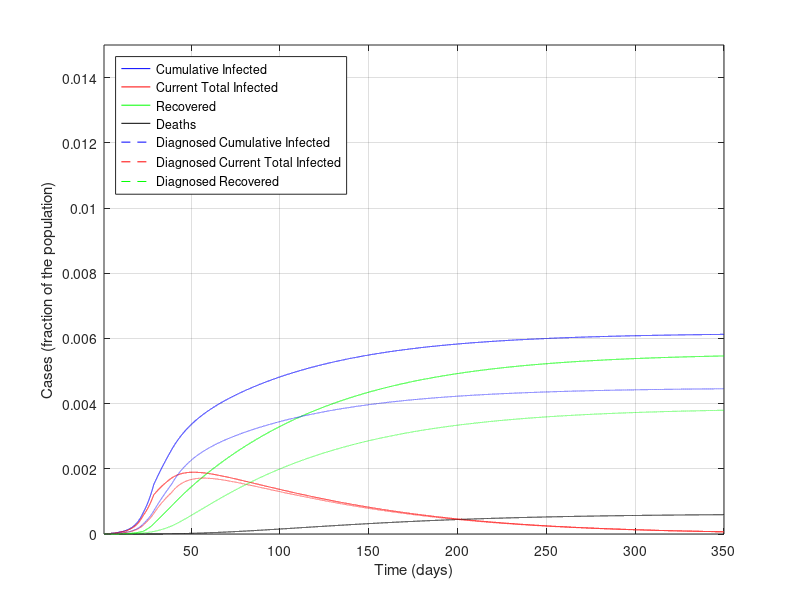
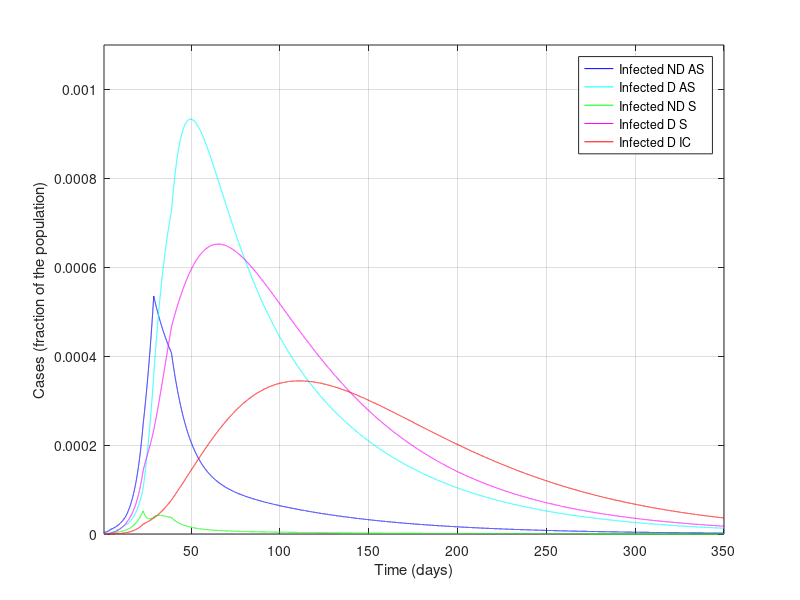
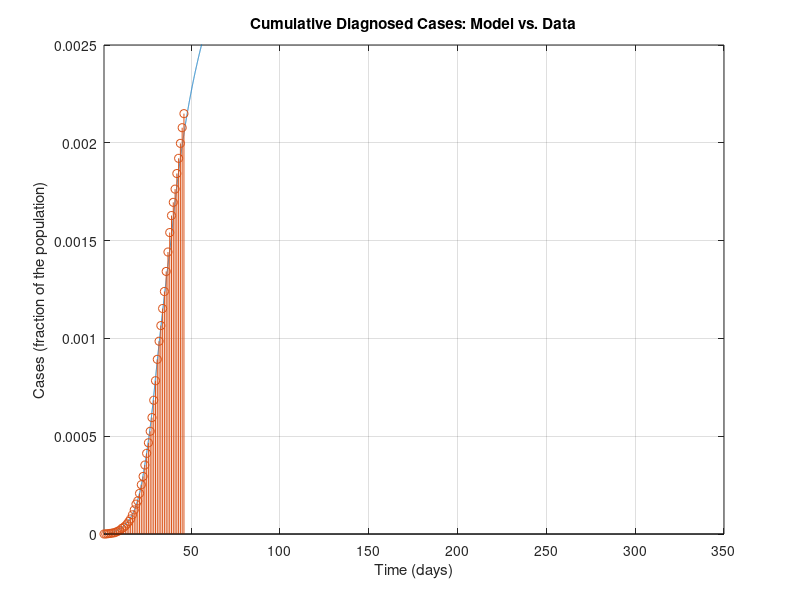
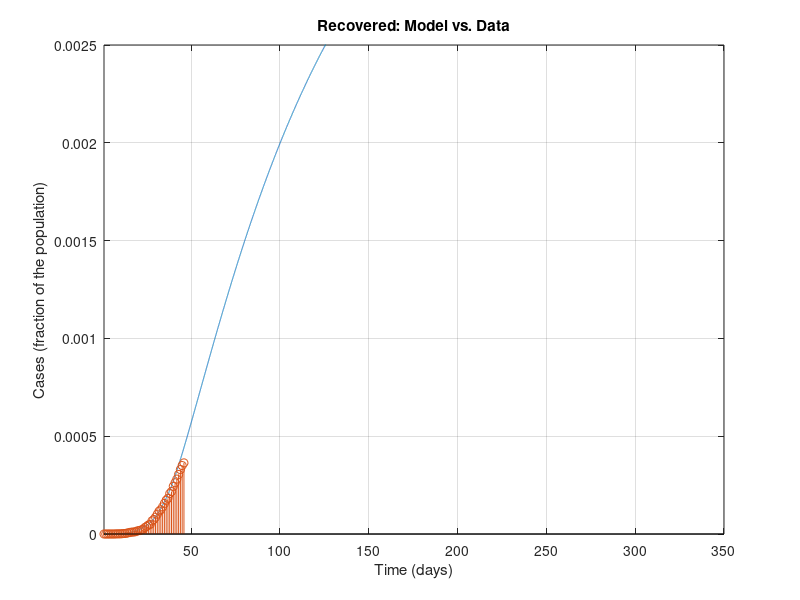

Here is the MATLAB script that generated these plots, in order:
%%%%%%%%%%%%%%%%%%%%%%%%%%%%%%%%%%%%%%%%
%%%%%%%%%%%%%%%%%%%%%%%%%%%%%%%%%%%%%%%%
% MATLAB Code for epidemic simulations with the SIDARTHE model in the work
%
% Modelling the COVID-19 epidemic and implementation of population-wide interventions in Italy
% by Giulia Giordano, Franco Blanchini, Raffaele Bruno, Patrizio Colaneri, Alessandro Di Filippo, Angela Di Matteo, Marta Colaneri
% 
% Giulia Giordano, April 5, 2020
% Contact: giulia.giordano@unitn.it
%%%%%%%%%%%%%%%%%%%%%%%%%%%%%%%%%%%%%%%%
%%%%%%%%%%%%%%%%%%%%%%%%%%%%%%%%%%%%%%%%

clear all
close all
clc

%%%%%%%%%%%%%%%%%%%%%%%%%%%%%%%%%%%%%%%%
% DATA
%%%%%%%%%%%%%%%%%%%%%%%%%%%%%%%%%%%%%%%%

% Italian population
popolazione=60e6;

% Data 20 February - 5 April (46 days):
% Total Cases
CasiTotali = [3 20 79 132 219 322 400 650 888 1128 1694 2036 2502 3089 3858 4636 5883 7375 9172 10149 12462 15113 17660 21157 24747 27980 31506 35713 41035 47021 53578 59138 63927 69176 74386 80539 86498 92472 97689 101739 105792 110574 115242 119827 124632 128948]/popolazione; % D+R+T+E+H_diagnosticati
% Deaths
Deceduti = [0 1 2 2 5 10 12 17 21 29 34 52 79 107 148 197 233 366 463 631 827 1016 1266 1441 1809 2158 2503 2978 3405 4032 4825 5476 6077 6820 7503 8165 9134 10023 10779 11591 12428 13155 13915 14681 15362 15887]/popolazione; % E
% Recovered
Guariti = [0 0 0 1 1 1 3 45 46 50 83 149 160 276 414 523 589 622 724 1004 1045 1258 1439 1966 2335 2749 2941 4025 4440 5129 6072 7024 7432 8326 9362 10361 10950 12384 13030 14620 15729 16847 18278 19758 20996 21815]/popolazione; % H_diagnosticati
% Currently Positive
Positivi = [3 19 77 129 213 311 385 588 821 1049 1577 1835 2263 2706 3296 3916 5061 6387 7985 8514 10590 12839 14955 17750 20603 23073 26062 28710 33190 37860 42681 46638 50418 54030 57521 62013 66414 70065 73880 75528 77635 80572 83049 85388 88274 91246]/popolazione; % D+R+T

% Data 23 February - 5 April (from day 4 to day 46)
% Currently positive: isolated at home
Isolamento_domiciliare = [49 91 162 221 284 412 543 798 927 1000 1065 1155 1060 1843 2180 2936 2599 3724 5036 6201 7860 9268 10197 11108 12090 14935 19185 22116 23783 26522 28697 30920 33648 36653 39533 42588 43752 45420 48134 50456 52579 55270 58320]/popolazione; %D
% Currently positive: hospitalised
Ricoverati_sintomi = [54 99 114 128 248 345 401 639 742 1034 1346 1790 2394 2651 3557 4316 5038 5838 6650 7426 8372 9663 11025 12894 14363 15757 16020 17708 19846 20692 21937 23112 24753 26029 26676 27386 27795 28192 28403 28540 28741 29010 28949]/popolazione; % R
% Currently positive: ICU
Terapia_intensiva = [26 23 35 36 56 64 105 140 166 229 295 351 462 567 650 733 877 1028 1153 1328 1518 1672 1851 2060 2257 2498 2655 2857 3009 3204 3396 3489 3612 3732 3856 3906 3981 4023 4035 4053 4068 3994 3977]/popolazione; %T


%%%%%%%%%%%%%%%%%%%%%%%%%%%%%%%%%%%%%%%%
% PARAMETERS
%%%%%%%%%%%%%%%%%%%%%%%%%%%%%%%%%%%%%%%%

% Simulation horizon: CAN BE MODIFIED AT ONE'S WILL PROVIDED THAT IT IS AT
% LEAST EQUAL TO THE NUMBER OF DAYS FOR WHICH DATA ARE AVAILABLE
Orizzonte = 350;

% Plot yes/no: SET TO 1 IF PDF FIGURES MUST BE GENERATED, 0 OTHERWISE
plotPDF = 0;

% Time-step for Euler discretisation of the continuous-time system
step=0.01;

% Transmission rate due to contacts with UNDETECTED asymptomatic infected
alfa=0.57;
% Transmission rate due to contacts with DETECTED asymptomatic infected
beta=0.0114;
% Transmission rate due to contacts with UNDETECTED symptomatic infected
gamma=0.456;
% Transmission rate due to contacts with DETECTED symptomatic infected
delta=0.0114;

% Detection rate for ASYMPTOMATIC
epsilon=0.171;
% Detection rate for SYMPTOMATIC
theta=0.3705;

% Worsening rate: UNDETECTED asymptomatic infected becomes symptomatic
zeta=0.1254;
% Worsening rate: DETECTED asymptomatic infected becomes symptomatic
eta=0.1254;

% Worsening rate: UNDETECTED symptomatic infected develop life-threatening
% symptoms
mu=0.0171;
% Worsening rate: DETECTED symptomatic infected develop life-threatening
% symptoms
nu=0.0274;

% Mortality rate for infected with life-threatening symptoms
tau=0.01;

% Recovery rate for undetected asymptomatic infected
lambda=0.0342;
% Recovery rate for detected asymptomatic infected
rho=0.0342;
% Recovery rate for undetected symptomatic infected
kappa=0.0171;
% Recovery rate for detected symptomatic infected
xi=0.0171;
% Recovery rate for life-threatened symptomatic infected
sigma=0.0171;


%%%%%%%%%%%%%%%%%%%%%%%%%%%%%%%%%%%%%%%%
% DEFINITIONS
%%%%%%%%%%%%%%%%%%%%%%%%%%%%%%%%%%%%%%%%

% Parameters
r1=epsilon+zeta+lambda;
r2=eta+rho;
r3=theta+mu+kappa;
r4=nu+xi;
r5=sigma+tau;

% Initial R0
R0_iniziale=alfa/r1+beta*epsilon/(r1*r2)+gamma*zeta/(r1*r3)+delta*eta*epsilon/(r1*r2*r4)+delta*zeta*theta/(r1*r3*r4)

% Time horizon
t=1:step:Orizzonte;

% Vectors for time evolution of variables
S=zeros(1,length(t));
I=zeros(1,length(t));
D=zeros(1,length(t));
A=zeros(1,length(t));
R=zeros(1,length(t));
T=zeros(1,length(t));
H=zeros(1,length(t));
H_diagnosticati=zeros(1,length(t)); % DIAGNOSED recovered only!
E=zeros(1,length(t));

% Vectors for time evolution of actual/perceived Case Fatality Rate
M=zeros(1,length(t));
P=zeros(1,length(t));

%%%%%%%%%%%%%%%%%%%%%%%%%%%%%%%%%%%%%%%%
% INITIAL CONDITIONS
%%%%%%%%%%%%%%%%%%%%%%%%%%%%%%%%%%%%%%%%

I(1)=200/popolazione;
D(1)=20/popolazione;
A(1)=1/popolazione;
R(1)=2/popolazione;
T(1)=0.00;
H(1)=0.00;
E(1)=0.00;
S(1)=1-I(1)-D(1)-A(1)-R(1)-T(1)-H(1)-E(1);

H_diagnosticati(1) = 0.00; % DIAGNOSED recovered only
Infetti_reali(1)=I(1)+D(1)+A(1)+R(1)+T(1); % Actual currently infected

M(1)=0;
P(1)=0;

% Whole state vector
x=[S(1);I(1);D(1);A(1);R(1);T(1);H(1);E(1);H_diagnosticati(1);Infetti_reali(1)];

%%%%%%%%%%%%%%%%%%%%%%%%%%%%%%%%%%%%%%%%
% SIMULATION
%%%%%%%%%%%%%%%%%%%%%%%%%%%%%%%%%%%%%%%%

% "Control" binary variables to compute the new R0 every time a policy has
% changed the parameters
plottato = 0;
plottato1 = 0;
plottato_bis = 0;
plottato_tris = 0;
plottato_quat = 0;

for i=2:length(t)
    
    if (i>4/step) % Basic social distancing (awareness, schools closed)
        alfa=0.4218;
        gamma=0.285;
        beta = 0.0057;
        delta=0.0057;
        if plottato == 0 % Compute the new R0
            r1=epsilon+zeta+lambda;
            r2=eta+rho;
            r3=theta+mu+kappa;
            r4=nu+xi;
            r5=sigma+tau;
            R0_primemisure=alfa/r1+beta*epsilon/(r1*r2)+gamma*zeta/(r1*r3)+delta*eta*epsilon/(r1*r2*r4)+delta*zeta*theta/(r1*r3*r4)
            plottato = 1;
        end
    end
    
    if (i>12/step)
        % Screening limited to / focused on symptomatic subjects
        epsilon=0.1425;
        if plottato1 == 0
            r1=epsilon+zeta+lambda;
            r2=eta+rho;
            r3=theta+mu+kappa;
            r4=nu+xi;
            r5=sigma+tau;
            R0_primemisureeps=alfa/r1+beta*epsilon/(r1*r2)+gamma*zeta/(r1*r3)+delta*eta*epsilon/(r1*r2*r4)+delta*zeta*theta/(r1*r3*r4)
            plottato1 = 1;
        end
    end
    
    if (i>22/step) % Social distancing: lockdown, mild effect
        
        alfa=0.36;
        beta=0.005;
        gamma=0.2;
        delta=0.005;
        
        mu = 0.008;
        nu = 0.015;
        
        zeta=0.034;
        eta=0.034;
        
        lambda=0.08;
        rho=0.0171;
        kappa=0.0171;
        xi=0.0171;
        sigma=0.0171;
        
        if plottato_bis == 0 % Compute the new R0
            r1=epsilon+zeta+lambda;
            r2=eta+rho;
            r3=theta+mu+kappa;
            r4=nu+xi;
            r5=sigma+tau;
            R0_secondemisure=(alfa*r2*r3*r4+epsilon*beta*r3*r4+gamma*zeta*r2*r4+delta*eta*epsilon*r3+delta*zeta*theta*r2)/(r1*r2*r3*r4)
            plottato_bis = 1;
        end
    end
    
    if (i>28/step) % Social distancing: lockdown, strong effect
        
        alfa=0.21;
        gamma=0.11;
        
        if plottato_tris == 0 % Compute the new R0
            r1=epsilon+zeta+lambda;
            r2=eta+rho;
            r3=theta+mu+kappa;
            r4=nu+xi;
            r5=sigma+tau;
            R0_terzemisure=(alfa*r2*r3*r4+epsilon*beta*r3*r4+gamma*zeta*r2*r4+delta*eta*epsilon*r3+delta*zeta*theta*r2)/(r1*r2*r3*r4)
            plottato_tris = 1;
        end
    end
    
    if (i>38/step) % Broader diagnosis campaign
        
        epsilon = 0.2;
        rho=0.02;
        kappa=0.02;
        xi=0.02;
        sigma=0.01;
        
        zeta=0.025;
        eta=0.025;
        
        if plottato_quat == 0 % Compute the new R0
            r1=epsilon+zeta+lambda;
            r2=eta+rho;
            r3=theta+mu+kappa;
            r4=nu+xi;
            r5=sigma+tau;
            R0_quartemisure=(alfa*r2*r3*r4+epsilon*beta*r3*r4+gamma*zeta*r2*r4+delta*eta*epsilon*r3+delta*zeta*theta*r2)/(r1*r2*r3*r4)
            plottato_quat = 1;
        end
    end
    
    % Compute the system evolution
    
    B=[-alfa*x(2)-beta*x(3)-gamma*x(4)-delta*x(5) 0 0 0 0 0 0 0 0 0;
        alfa*x(2)+beta*x(3)+gamma*x(4)+delta*x(5) -(epsilon+zeta+lambda) 0 0 0 0 0 0 0 0;
        0 epsilon  -(eta+rho) 0 0 0 0 0 0 0;
        0 zeta 0 -(theta+mu+kappa) 0 0 0 0 0 0;
        0 0 eta theta -(nu+xi) 0 0 0 0 0;
        0 0 0 mu nu  -(sigma+tau) 0 0 0 0;
        0 lambda rho kappa xi sigma 0 0 0 0;
        0 0 0 0 0 tau 0 0 0 0;
        0 0 rho 0 xi sigma 0 0 0 0;
        alfa*x(2)+beta*x(3)+gamma*x(4)+delta*x(5) 0 0 0 0 0 0 0 0 0];
    x=x+B*x*step;
    
    % Update variables
    
    S(i)=x(1);
    I(i)=x(2);
    D(i)=x(3);
    A(i)=x(4);
    R(i)=x(5);
    T(i)=x(6);
    H(i)=x(7);
    E(i)=x(8);
    
    H_diagnosticati(i)=x(9);
    Infetti_reali(i)=x(10);
    
    % Update Case Fatality Rate
    
    M(i)=E(i)/(S(1)-S(i));
    P(i)=E(i)/((epsilon*r3+(theta+mu)*zeta)*(I(1)+S(1)-I(i)-S(i))/(r1*r3)+(theta+mu)*(A(1)-A(i))/r3);
    
end

%%%%%%%%%%%%%%%%%%%%%%%%%%%%%%%%%%%%%%%%
% FINAL VALUES
%%%%%%%%%%%%%%%%%%%%%%%%%%%%%%%%%%%%%%%%

% Variables
Sbar=S(length(t));
Ibar=I(length(t));
Dbar=D(length(t));
Abar=A(length(t));
Rbar=R(length(t));
Tbar=T(length(t));
Hbar=H(length(t));
Ebar=E(length(t));

% Case fatality rate
Mbar=M(length(t));
Pbar=P(length(t));

% Case fatality rate from formulas
Mbar1=Ebar/(S(1)-Sbar);
Pbar1=Ebar/((epsilon*r3+(theta+mu)*zeta)*(I(1)+S(1)-Sbar-Ibar)/(r1*r3)+(theta+mu)*(A(1)-Abar)/r3);

%%%%%%%%%%%%%%%%%%%%%%%%%%%%%%%%%%%%%%%%
% FIGURES
%%%%%%%%%%%%%%%%%%%%%%%%%%%%%%%%%%%%%%%%

figure
plot(t,Infetti_reali,'b',t,I+D+A+R+T,'r',t,H,'g',t,E,'k')
hold on
plot(t,D+R+T+E+H_diagnosticati,'--b',t,D+R+T,'--r',t,H_diagnosticati,'--g')
xlim([t(1) t(end)])
ylim([0 0.015])
%title('Actual vs. Diagnosed Epidemic Evolution')
xlabel('Time (days)')
ylabel('Cases (fraction of the population)')
legend({'Cumulative Infected','Current Total Infected', 'Recovered', 'Deaths','Diagnosed Cumulative Infected','Diagnosed Current Total Infected', 'Diagnosed Recovered'},'Location','northwest')
grid

if plotPDF==1
    set(gcf, 'PaperUnits', 'centimeters');
    set(gcf, 'PaperPosition', [0 0 24 16]);
    set(gcf, 'PaperSize', [24 16]); % dimension on x axis and y axis resp.
    print(gcf,'-dpdf', ['PanoramicaEpidemiaRealevsPercepita.pdf'])
end
%

figure
plot(t,I,'b',t,D,'c',t,A,'g',t,R,'m',t,T,'r')
xlim([t(1) t(end)])
ylim([0 1.1e-3])
%title('Infected, different stages, Diagnosed vs. Non Diagnosed')
xlabel('Time (days)')
ylabel('Cases (fraction of the population)')
legend({'Infected ND AS', 'Infected D AS', 'Infected ND S', 'Infected D S', 'Infected D IC'},'Location','northeast')
grid

if plotPDF==1
    set(gcf, 'PaperUnits', 'centimeters');
    set(gcf, 'PaperPosition', [0 0 24 16]);
    set(gcf, 'PaperSize', [24 16]); % dimension on x axis and y axis resp.
    print(gcf,'-dpdf', ['SuddivisioneInfetti.pdf'])
end

%

figure
plot(t,D+R+T+E+H_diagnosticati)
hold on
stem(t(1:1/step:size(CasiTotali,2)/step),CasiTotali)
xlim([t(1) t(end)])
ylim([0 2.5e-3])
title('Cumulative Diagnosed Cases: Model vs. Data')
xlabel('Time (days)')
ylabel('Cases (fraction of the population)')
grid

if plotPDF==1
    set(gcf, 'PaperUnits', 'centimeters');
    set(gcf, 'PaperPosition', [0 0 16 10]);
    set(gcf, 'PaperSize', [16 10]); % dimension on x axis and y axis resp.
    print(gcf,'-dpdf', ['CasiTotali.pdf'])
end
%

figure
plot(t,H_diagnosticati)
hold on
stem(t(1:1/step:size(CasiTotali,2)/step),Guariti)
xlim([t(1) t(end)])
ylim([0 2.5e-3])
title('Recovered: Model vs. Data')
xlabel('Time (days)')
ylabel('Cases (fraction of the population)')
grid

if plotPDF==1
    set(gcf, 'PaperUnits', 'centimeters');
    set(gcf, 'PaperPosition', [0 0 16 10]);
    set(gcf, 'PaperSize', [16 10]); % dimension on x axis and y axis resp.
    print(gcf,'-dpdf', ['Guariti_diagnosticati.pdf'])
end
%

figure
plot(t,E)
hold on
stem(t(1:1/step:size(CasiTotali,2)/step),Deceduti)
xlim([t(1) t(end)])
ylim([0 2.5e-3])
title('Deaths: Model vs. Data - NOTE: EXCLUDED FROM FITTING')
xlabel('Time (days)')
ylabel('Cases (fraction of the population)')
grid

if plotPDF==1
    set(gcf, 'PaperUnits', 'centimeters');
    set(gcf, 'PaperPosition', [0 0 16 10]);
    set(gcf, 'PaperSize', [16 10]); % dimension on x axis and y axis resp.
    print(gcf,'-dpdf', ['Morti.pdf'])
end
%

figure
plot(t,D+R+T)
hold on
stem(t(1:1/step:size(CasiTotali,2)/step),Positivi)
xlim([t(1) t(end)])
ylim([0 2.5e-3])
title('Infected: Model vs. Data')
xlabel('Time (days)')
ylabel('Cases (fraction of the population)')
grid

if plotPDF==1
    set(gcf, 'PaperUnits', 'centimeters');
    set(gcf, 'PaperPosition', [0 0 16 10]);
    set(gcf, 'PaperSize', [16 10]); % dimension on x axis and y axis resp.
    print(gcf,'-dpdf', ['Positivi_diagnosticati.pdf'])
end
%

figure
plot(t,D)
hold on
stem(t(1+3/step:1/step:1+(size(Ricoverati_sintomi,2)+2)/step),Isolamento_domiciliare)
xlim([t(1) t(end)])
ylim([0 2.5e-3])
title('Infected, No Symptoms: Model vs. Data')
xlabel('Time (days)')
ylabel('Cases (fraction of the population)')
grid

if plotPDF==1
    set(gcf, 'PaperUnits', 'centimeters');
    set(gcf, 'PaperPosition', [0 0 16 10]);
    set(gcf, 'PaperSize', [16 10]); % dimension on x axis and y axis resp.
    print(gcf,'-dpdf', ['InfettiAsintomatici_diagnosticati.pdf'])
end
%

figure
plot(t,R)
hold on
stem(t(1+3/step:1/step:1+(size(Ricoverati_sintomi,2)+2)/step),Ricoverati_sintomi)
xlim([t(1) t(end)])
ylim([0 2.5e-3])
title('Infected, Symptoms: Model vs. Data')
xlabel('Time (days)')
ylabel('Cases (fraction of the population)')
grid

if plotPDF==1
    set(gcf, 'PaperUnits', 'centimeters');
    set(gcf, 'PaperPosition', [0 0 16 10]);
    set(gcf, 'PaperSize', [16 10]); % dimension on x axis and y axis resp.
    print(gcf,'-dpdf', ['InfettiSintomatici_diagnosticati_ricoverati.pdf'])
end
%

figure
plot(t,D+R)
hold on
stem(t(1+3/step:1/step:1+(size(Ricoverati_sintomi,2)+2)/step),Isolamento_domiciliare+Ricoverati_sintomi)
xlim([t(1) t(end)])
ylim([0 2.5e-3])
title('Infected, No or Mild Symptoms: Model vs. Data')
xlabel('Time (days)')
ylabel('Cases (fraction of the population)')
grid

if plotPDF==1
    set(gcf, 'PaperUnits', 'centimeters');
    set(gcf, 'PaperPosition', [0 0 16 10]);
    set(gcf, 'PaperSize', [16 10]); % dimension on x axis and y axis resp.
    print(gcf,'-dpdf', ['InfettiNonGravi_diagnosticati.pdf'])
end

%

figure
plot(t,T)
hold on
stem(t(1+3/step:1/step:1+(size(Ricoverati_sintomi,2)+2)/step),Terapia_intensiva)
xlim([t(1) t(end)])
ylim([0 2.5e-3])
title('Infected, Life-Threatening Symptoms: Model vs. Data')
xlabel('Time (days)')
ylabel('Cases (fraction of the population)')
grid

if plotPDF==1
    set(gcf, 'PaperUnits', 'centimeters');
    set(gcf, 'PaperPosition', [0 0 16 10]);
    set(gcf, 'PaperSize', [16 10]); % dimension on x axis and y axis resp.
    print(gcf,'-dpdf', ['InfettiSintomatici_diagnosticati_terapiaintensiva.pdf'])
end
